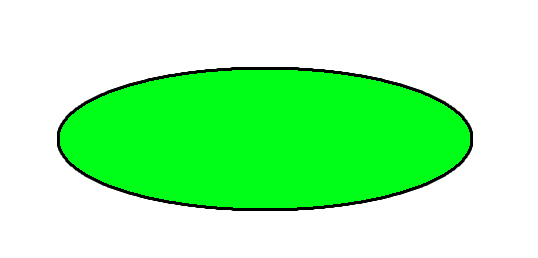
#> input picture OpenCV/Photos/oval.jpg, 538 x 258 px
$ python Assignment4.py
#> lines starting #> are read from the running program, lines starting #| are printed output that depends on the picture; after the words box and inside, x2 and y2 are one past the last pixel; in counts of white or black regions, pixels touching at a corner belong together
import cv2
import numpy as np

img = cv2.imread("Photos/oval.jpg", cv2.IMREAD_GRAYSCALE)
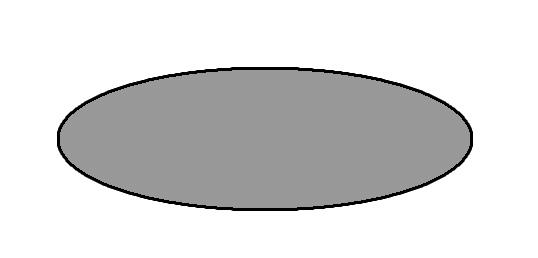
#> img: shape (258, 538); min 0, max 255, mean 216.4
_, threshold = cv2.threshold(img, 127, 255, cv2.THRESH_BINARY)
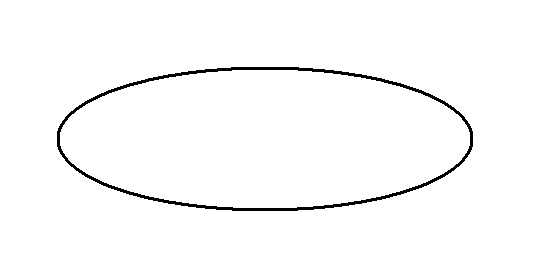
#> threshold: shape (258, 538); 97.9% white; 1 black region
contours,hierarchy= cv2.findContours(threshold, 1, 2)
#> contours = 3 contours; box (x1, y1, x2, y2) and area: (0, 0, 538, 258) 138009, (56, 66, 474, 212) 48141, (60, 70, 470, 208) 44399

cnt = contours[0]
#> cnt = contour of 352 points, box (x1, y1, x2, y2) (60, 70, 470, 208), area 44399

arc =0.01*cv2.arcLength(cnt, True)
#> arc = 9.61
approx = cv2.approxPolyDP(cnt, arc, True)
#> approx = contour of 12 points, box (x1, y1, x2, y2) (60, 70, 470, 208), area 42147

print(len(approx))
#| 12
print(approx.shape)
#| (12, 1, 2)
print(approx)
#| [[[ 60 132]]
#|  [[ 68 159]]
#|  [[104 182]]
#|  [[233 207]]
#|  [[388 194]]
#|  [[443 173]]
#|  [[469 145]]
#|  [[461 118]]
#|  [[427  96]]
#|  [[297  70]]
#|  [[149  81]]
#|  [[ 86 104]]]

if len(approx) == 3:
        print("Triangle")
elif len(approx) == 4:
        point_a = approx[0,:,:]
        point_b = approx[1,:,:]
        point_c = approx[2,:,:]
        dist1 = np.linalg.norm(point_a - point_b)
        dist2 = np.linalg.norm(point_b - point_c)

        epsilon = 6

        if dist1 > dist2 - epsilon and dist1 < dist2 + epsilon:

            slope1 = (point_a[:,1] - point_b[:,1])/(point_a[:,0] - point_b[:,0])
            slope2 = (point_b[:,1] - point_c[:,1])/(point_b[:,0] - point_c[:,0])
            epsilon = 0.1

            if  slope1*slope2 < -0.9 and slope1*slope2 > -1.1 :

                print("Square")

            else:

                print("Rhombus")
        else:
            print("Rectangle")

elif 6 < len(approx) < 15:
        print("Oval")
else:
        print("Circle")

x,y,w,h = cv2.boundingRect(cnt)
#> x = 60; y = 70; w = 410; h = 138
threshold = cv2.rectangle(threshold,(x,y),(x+w,y+h),(0,255,0),2)
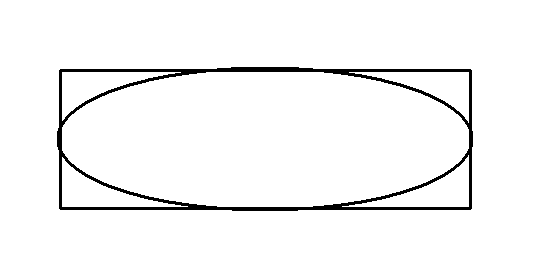
#> threshold: shape (258, 538); 96% white; 1 black region, box (x1, y1, x2, y2) and area: (57, 67, 473, 211) 5486

cv2.imshow("Threshold", threshold)
cv2.waitKey(0)
cv2.destroyAllWindows()

$ run again, with OpenCV/Photos/tangle.jpg copied over OpenCV/Photos/oval.jpg
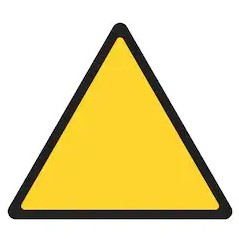
#> input picture OpenCV/Photos/tangle.jpg, 239 x 239 px
#> `_, threshold = cv2.threshold(img, 127, 255, cv2.THRESH_BINARY)`:
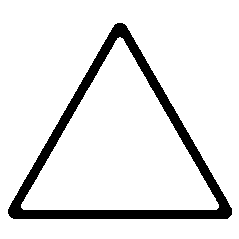
#> threshold: shape (239, 239); 89.6% white; 1 black region
#> contours = 3 contours; box (x1, y1, x2, y2) and area: (0, 0, 239, 239) 56644, (7, 22, 233, 220) 24201, (21, 37, 219, 210) 17676
#> cnt = contour of 289 points, box (x1, y1, x2, y2) (21, 37, 219, 210), area 17676
#> arc = 6.22
#> approx = [[117, 38], [21, 207], [216, 209]]
#| 3
#| (3, 1, 2)
#| [[[117  38]]
#|  [[ 21 207]]
#|  [[216 209]]]
#> x = 21; y = 37; w = 198; h = 173
#> `threshold = cv2.rectangle(threshold,(x,y),(x+w,y+h),(0,255,0),2)`:
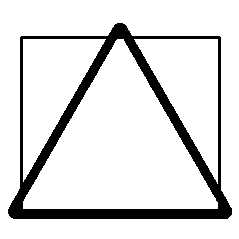
#> threshold: shape (239, 239); 86.7% white; 1 black region, box (x1, y1, x2, y2) and area: (8, 23, 232, 219) 7572
